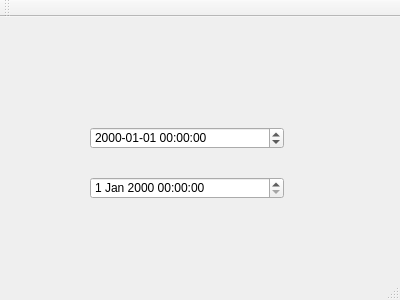
<?xml version="1.0" encoding="UTF-8"?>
<ui version="4.0">
 <class>MainWindow</class>
 <widget class="QMainWindow" name="MainWindow">
  <property name="geometry">
   <rect>
    <x>0</x>
    <y>0</y>
    <width>400</width>
    <height>300</height>
   </rect>
  </property>
  <property name="windowTitle">
   <string>MainWindow</string>
  </property>
  <widget class="QWidget" name="centralWidget">
   <widget class="QDateTimeEdit" name="dateTimeEdit">
    <property name="geometry">
     <rect>
      <x>90</x>
      <y>110</y>
      <width>194</width>
      <height>22</height>
     </rect>
    </property>
    <property name="displayFormat">
     <string>yyyy-MM-dd HH:mm:ss</string>
    </property>
   </widget>
   <widget class="QDateTimeEdit" name="dateTimeEdit_2">
    <property name="geometry">
     <rect>
      <x>90</x>
      <y>160</y>
      <width>194</width>
      <height>22</height>
     </rect>
    </property>
   </widget>
  </widget>
  <widget class="QMenuBar" name="menuBar">
   <property name="geometry">
    <rect>
     <x>0</x>
     <y>0</y>
     <width>400</width>
     <height>21</height>
    </rect>
   </property>
  </widget>
  <widget class="QToolBar" name="mainToolBar">
   <attribute name="toolBarArea">
    <enum>TopToolBarArea</enum>
   </attribute>
   <attribute name="toolBarBreak">
    <bool>false</bool>
   </attribute>
  </widget>
  <widget class="QStatusBar" name="statusBar"/>
 </widget>
 <layoutdefault spacing="6" margin="11"/>
 <resources/>
 <connections/>
</ui>
